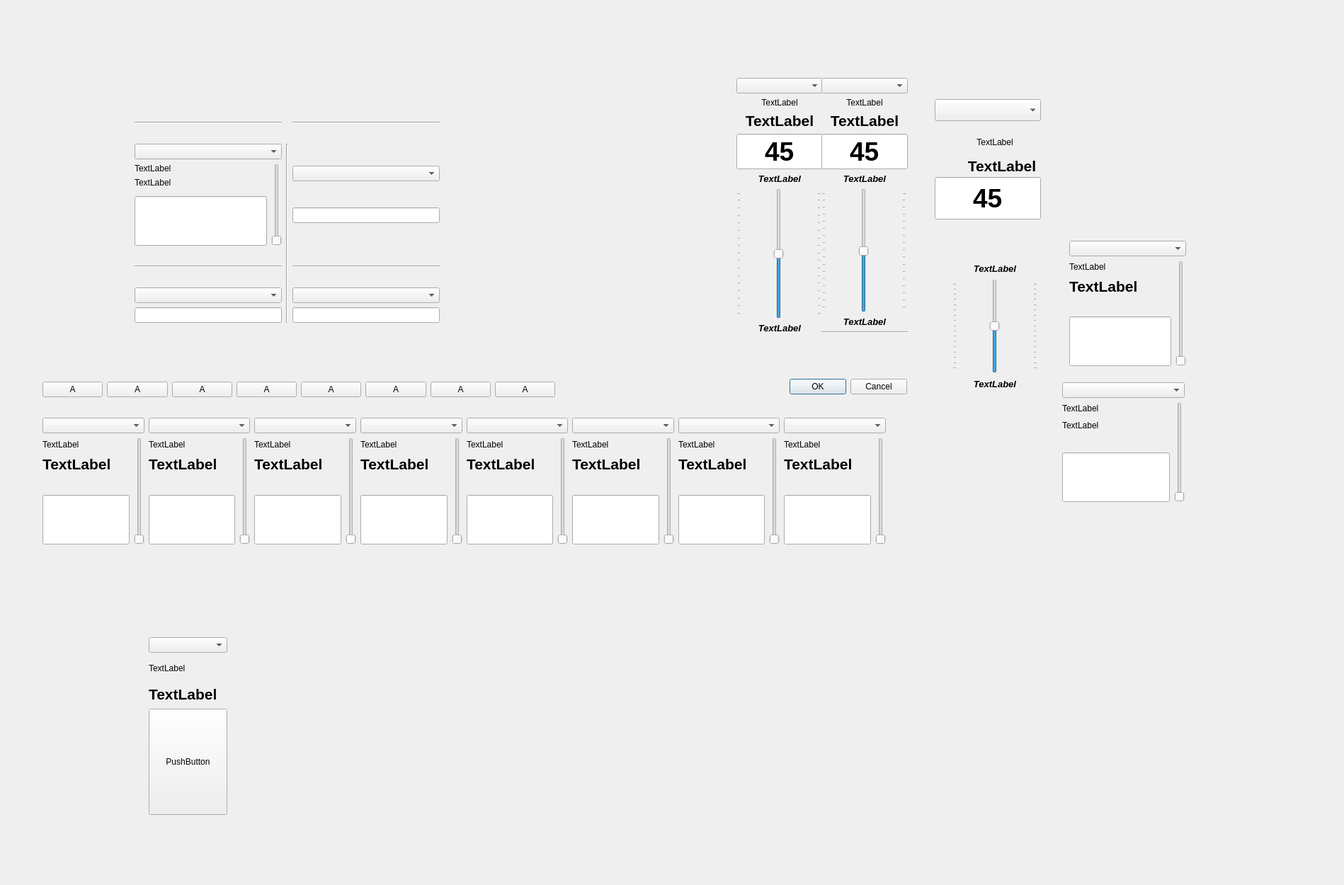
<?xml version="1.0" encoding="UTF-8"?>
<ui version="4.0">
 <class>sweepParamsWithExtCont</class>
 <widget class="QDialog" name="sweepParamsWithExtCont">
  <property name="geometry">
   <rect>
    <x>0</x>
    <y>0</y>
    <width>1898</width>
    <height>1250</height>
   </rect>
  </property>
  <property name="windowTitle">
   <string>Dialog</string>
  </property>
  <widget class="QDialogButtonBox" name="buttonBox">
   <property name="geometry">
    <rect>
     <x>940</x>
     <y>530</y>
     <width>341</width>
     <height>32</height>
    </rect>
   </property>
   <property name="orientation">
    <enum>Qt::Horizontal</enum>
   </property>
   <property name="standardButtons">
    <set>QDialogButtonBox::Cancel|QDialogButtonBox::Ok</set>
   </property>
  </widget>
  <widget class="QWidget" name="gridLayoutWidget">
   <property name="geometry">
    <rect>
     <x>190</x>
     <y>150</y>
     <width>431</width>
     <height>332</height>
    </rect>
   </property>
   <layout class="QGridLayout" name="gridLayout">
    <item row="4" column="0">
     <layout class="QGridLayout" name="gridLayout_3" rowstretch="0,0">
      <property name="horizontalSpacing">
       <number>0</number>
      </property>
      <property name="verticalSpacing">
       <number>6</number>
      </property>
      <item row="1" column="0">
       <widget class="QLineEdit" name="lineEdit_3"/>
      </item>
      <item row="0" column="0">
       <widget class="QComboBox" name="comboBox_3"/>
      </item>
     </layout>
    </item>
    <item row="4" column="2">
     <layout class="QGridLayout" name="gridLayout_5">
      <item row="1" column="0">
       <widget class="QLineEdit" name="lineEdit_5"/>
      </item>
      <item row="0" column="0">
       <widget class="QComboBox" name="comboBox_5"/>
      </item>
     </layout>
    </item>
    <item row="2" column="1" rowspan="3">
     <widget class="Line" name="line_3">
      <property name="orientation">
       <enum>Qt::Vertical</enum>
      </property>
     </widget>
    </item>
    <item row="2" column="2">
     <layout class="QGridLayout" name="gridLayout_4">
      <item row="0" column="0">
       <widget class="QComboBox" name="comboBox_4"/>
      </item>
      <item row="1" column="0">
       <widget class="QLineEdit" name="lineEdit_4"/>
      </item>
     </layout>
    </item>
    <item row="0" column="0">
     <widget class="Line" name="line_5">
      <property name="orientation">
       <enum>Qt::Horizontal</enum>
      </property>
     </widget>
    </item>
    <item row="2" column="0">
     <layout class="QGridLayout" name="gridLayout_2">
      <item row="1" column="0">
       <widget class="QLabel" name="label_2">
        <property name="text">
         <string>TextLabel</string>
        </property>
       </widget>
      </item>
      <item row="0" column="0" colspan="2">
       <widget class="QComboBox" name="comboBox_2"/>
      </item>
      <item row="2" column="0">
       <widget class="QLabel" name="label">
        <property name="text">
         <string>TextLabel</string>
        </property>
       </widget>
      </item>
      <item row="4" column="0">
       <widget class="QLineEdit" name="lineEdit_2">
        <property name="minimumSize">
         <size>
          <width>100</width>
          <height>70</height>
         </size>
        </property>
       </widget>
      </item>
      <item row="1" column="1" rowspan="4">
       <widget class="QSlider" name="verticalSlider">
        <property name="orientation">
         <enum>Qt::Vertical</enum>
        </property>
       </widget>
      </item>
     </layout>
    </item>
    <item row="3" column="0">
     <widget class="Line" name="line_4">
      <property name="orientation">
       <enum>Qt::Horizontal</enum>
      </property>
     </widget>
    </item>
    <item row="3" column="2">
     <widget class="Line" name="line_6">
      <property name="orientation">
       <enum>Qt::Horizontal</enum>
      </property>
     </widget>
    </item>
    <item row="0" column="2">
     <widget class="Line" name="line_7">
      <property name="orientation">
       <enum>Qt::Horizontal</enum>
      </property>
     </widget>
    </item>
   </layout>
  </widget>
  <widget class="QWidget" name="horizontalLayoutWidget">
   <property name="geometry">
    <rect>
     <x>60</x>
     <y>510</y>
     <width>724</width>
     <height>80</height>
    </rect>
   </property>
   <layout class="QHBoxLayout" name="horizontalLayout">
    <item>
     <widget class="QPushButton" name="pushButton_17">
      <property name="text">
       <string>A</string>
      </property>
     </widget>
    </item>
    <item>
     <widget class="QPushButton" name="pushButton_23">
      <property name="text">
       <string>A</string>
      </property>
     </widget>
    </item>
    <item>
     <widget class="QPushButton" name="pushButton_21">
      <property name="text">
       <string>A</string>
      </property>
     </widget>
    </item>
    <item>
     <widget class="QPushButton" name="pushButton_20">
      <property name="text">
       <string>A</string>
      </property>
     </widget>
    </item>
    <item>
     <widget class="QPushButton" name="pushButton_19">
      <property name="text">
       <string>A</string>
      </property>
     </widget>
    </item>
    <item>
     <widget class="QPushButton" name="pushButton_22">
      <property name="text">
       <string>A</string>
      </property>
     </widget>
    </item>
    <item>
     <widget class="QPushButton" name="pushButton_18">
      <property name="text">
       <string>A</string>
      </property>
     </widget>
    </item>
    <item>
     <widget class="QPushButton" name="pushButton_24">
      <property name="text">
       <string>A</string>
      </property>
     </widget>
    </item>
   </layout>
  </widget>
  <widget class="QWidget" name="verticalLayoutWidget">
   <property name="geometry">
    <rect>
     <x>1040</x>
     <y>110</y>
     <width>122</width>
     <height>361</height>
    </rect>
   </property>
   <layout class="QVBoxLayout" name="verticalLayout">
    <item>
     <widget class="QComboBox" name="comboBox_8"/>
    </item>
    <item>
     <widget class="QLabel" name="label_8">
      <property name="text">
       <string>TextLabel</string>
      </property>
      <property name="alignment">
       <set>Qt::AlignCenter</set>
      </property>
     </widget>
    </item>
    <item>
     <widget class="QLabel" name="label_16">
      <property name="font">
       <font>
        <pointsize>16</pointsize>
        <weight>75</weight>
        <bold>true</bold>
       </font>
      </property>
      <property name="text">
       <string>TextLabel</string>
      </property>
      <property name="scaledContents">
       <bool>true</bool>
      </property>
      <property name="alignment">
       <set>Qt::AlignCenter</set>
      </property>
      <property name="wordWrap">
       <bool>true</bool>
      </property>
     </widget>
    </item>
    <item>
     <widget class="QLineEditMod1" name="lineEdit_8">
      <property name="font">
       <font>
        <pointsize>28</pointsize>
        <weight>75</weight>
        <bold>true</bold>
       </font>
      </property>
      <property name="text">
       <string>45</string>
      </property>
      <property name="alignment">
       <set>Qt::AlignCenter</set>
      </property>
     </widget>
    </item>
    <item>
     <widget class="QLabel" name="label_32">
      <property name="font">
       <font>
        <pointsize>10</pointsize>
        <weight>75</weight>
        <italic>true</italic>
        <bold>true</bold>
       </font>
      </property>
      <property name="text">
       <string>TextLabel</string>
      </property>
      <property name="alignment">
       <set>Qt::AlignCenter</set>
      </property>
     </widget>
    </item>
    <item>
     <widget class="QSliderMod1" name="verticalSlider_8">
      <property name="minimumSize">
       <size>
        <width>120</width>
        <height>0</height>
       </size>
      </property>
      <property name="contextMenuPolicy">
       <enum>Qt::CustomContextMenu</enum>
      </property>
      <property name="minimum">
       <number>0</number>
      </property>
      <property name="maximum">
       <number>127</number>
      </property>
      <property name="singleStep">
       <number>3</number>
      </property>
      <property name="pageStep">
       <number>15</number>
      </property>
      <property name="value">
       <number>63</number>
      </property>
      <property name="sliderPosition">
       <number>63</number>
      </property>
      <property name="tracking">
       <bool>true</bool>
      </property>
      <property name="orientation">
       <enum>Qt::Vertical</enum>
      </property>
      <property name="tickPosition">
       <enum>QSlider::TicksBothSides</enum>
      </property>
      <property name="tickInterval">
       <number>8</number>
      </property>
     </widget>
    </item>
    <item>
     <widget class="QLabel" name="label_24">
      <property name="font">
       <font>
        <pointsize>10</pointsize>
        <weight>75</weight>
        <italic>true</italic>
        <bold>true</bold>
       </font>
      </property>
      <property name="text">
       <string>TextLabel</string>
      </property>
      <property name="alignment">
       <set>Qt::AlignCenter</set>
      </property>
     </widget>
    </item>
   </layout>
  </widget>
  <widget class="QWidget" name="verticalLayoutWidget_2">
   <property name="geometry">
    <rect>
     <x>1160</x>
     <y>110</y>
     <width>122</width>
     <height>361</height>
    </rect>
   </property>
   <layout class="QVBoxLayout" name="verticalLayout_2">
    <item>
     <widget class="QComboBox" name="comboBox_9"/>
    </item>
    <item>
     <widget class="QLabel" name="label_9">
      <property name="text">
       <string>TextLabel</string>
      </property>
      <property name="alignment">
       <set>Qt::AlignCenter</set>
      </property>
     </widget>
    </item>
    <item>
     <widget class="QLabel" name="label_17">
      <property name="font">
       <font>
        <pointsize>16</pointsize>
        <weight>75</weight>
        <bold>true</bold>
       </font>
      </property>
      <property name="text">
       <string>TextLabel</string>
      </property>
      <property name="scaledContents">
       <bool>true</bool>
      </property>
      <property name="alignment">
       <set>Qt::AlignCenter</set>
      </property>
      <property name="wordWrap">
       <bool>true</bool>
      </property>
     </widget>
    </item>
    <item>
     <widget class="QLineEditMod1" name="lineEdit_9">
      <property name="font">
       <font>
        <pointsize>28</pointsize>
        <weight>75</weight>
        <bold>true</bold>
       </font>
      </property>
      <property name="text">
       <string>45</string>
      </property>
      <property name="alignment">
       <set>Qt::AlignCenter</set>
      </property>
     </widget>
    </item>
    <item>
     <widget class="QLabel" name="label_33">
      <property name="font">
       <font>
        <pointsize>10</pointsize>
        <weight>75</weight>
        <italic>true</italic>
        <bold>true</bold>
       </font>
      </property>
      <property name="text">
       <string>TextLabel</string>
      </property>
      <property name="alignment">
       <set>Qt::AlignCenter</set>
      </property>
     </widget>
    </item>
    <item>
     <widget class="QSliderMod1" name="verticalSlider_9">
      <property name="minimumSize">
       <size>
        <width>120</width>
        <height>0</height>
       </size>
      </property>
      <property name="contextMenuPolicy">
       <enum>Qt::CustomContextMenu</enum>
      </property>
      <property name="minimum">
       <number>0</number>
      </property>
      <property name="maximum">
       <number>127</number>
      </property>
      <property name="singleStep">
       <number>3</number>
      </property>
      <property name="pageStep">
       <number>15</number>
      </property>
      <property name="value">
       <number>63</number>
      </property>
      <property name="sliderPosition">
       <number>63</number>
      </property>
      <property name="tracking">
       <bool>true</bool>
      </property>
      <property name="orientation">
       <enum>Qt::Vertical</enum>
      </property>
      <property name="tickPosition">
       <enum>QSlider::TicksBothSides</enum>
      </property>
      <property name="tickInterval">
       <number>8</number>
      </property>
     </widget>
    </item>
    <item>
     <widget class="QLabel" name="label_25">
      <property name="font">
       <font>
        <pointsize>10</pointsize>
        <weight>75</weight>
        <italic>true</italic>
        <bold>true</bold>
       </font>
      </property>
      <property name="text">
       <string>TextLabel</string>
      </property>
      <property name="alignment">
       <set>Qt::AlignCenter</set>
      </property>
     </widget>
    </item>
    <item>
     <widget class="Line" name="line">
      <property name="orientation">
       <enum>Qt::Horizontal</enum>
      </property>
     </widget>
    </item>
   </layout>
  </widget>
  <widget class="QWidget" name="verticalLayoutWidget_3">
   <property name="geometry">
    <rect>
     <x>760</x>
     <y>100</y>
     <width>171</width>
     <height>331</height>
    </rect>
   </property>
   <layout class="QVBoxLayout" name="verticalLayout_3"/>
  </widget>
  <widget class="QSliderMod1" name="verticalSlider_10">
   <property name="geometry">
    <rect>
     <x>1345</x>
     <y>394</y>
     <width>120</width>
     <height>133</height>
    </rect>
   </property>
   <property name="minimumSize">
    <size>
     <width>120</width>
     <height>0</height>
    </size>
   </property>
   <property name="contextMenuPolicy">
    <enum>Qt::CustomContextMenu</enum>
   </property>
   <property name="minimum">
    <number>0</number>
   </property>
   <property name="maximum">
    <number>127</number>
   </property>
   <property name="singleStep">
    <number>3</number>
   </property>
   <property name="pageStep">
    <number>15</number>
   </property>
   <property name="value">
    <number>63</number>
   </property>
   <property name="sliderPosition">
    <number>63</number>
   </property>
   <property name="tracking">
    <bool>true</bool>
   </property>
   <property name="orientation">
    <enum>Qt::Vertical</enum>
   </property>
   <property name="tickPosition">
    <enum>QSlider::TicksBothSides</enum>
   </property>
   <property name="tickInterval">
    <number>8</number>
   </property>
  </widget>
  <widget class="QLabel" name="label_34">
   <property name="geometry">
    <rect>
     <x>1330</x>
     <y>533</y>
     <width>150</width>
     <height>18</height>
    </rect>
   </property>
   <property name="font">
    <font>
     <pointsize>10</pointsize>
     <weight>75</weight>
     <italic>true</italic>
     <bold>true</bold>
    </font>
   </property>
   <property name="text">
    <string>TextLabel</string>
   </property>
   <property name="alignment">
    <set>Qt::AlignCenter</set>
   </property>
  </widget>
  <widget class="QLabel" name="label_26">
   <property name="geometry">
    <rect>
     <x>1330</x>
     <y>370</y>
     <width>150</width>
     <height>18</height>
    </rect>
   </property>
   <property name="font">
    <font>
     <pointsize>10</pointsize>
     <weight>75</weight>
     <italic>true</italic>
     <bold>true</bold>
    </font>
   </property>
   <property name="text">
    <string>TextLabel</string>
   </property>
   <property name="alignment">
    <set>Qt::AlignCenter</set>
   </property>
  </widget>
  <widget class="QLabel" name="label_10">
   <property name="geometry">
    <rect>
     <x>1330</x>
     <y>190</y>
     <width>150</width>
     <height>21</height>
    </rect>
   </property>
   <property name="text">
    <string>TextLabel</string>
   </property>
   <property name="alignment">
    <set>Qt::AlignCenter</set>
   </property>
  </widget>
  <widget class="QLabel" name="label_18">
   <property name="geometry">
    <rect>
     <x>1340</x>
     <y>220</y>
     <width>150</width>
     <height>29</height>
    </rect>
   </property>
   <property name="font">
    <font>
     <pointsize>16</pointsize>
     <weight>75</weight>
     <bold>true</bold>
    </font>
   </property>
   <property name="text">
    <string>TextLabel</string>
   </property>
   <property name="scaledContents">
    <bool>true</bool>
   </property>
   <property name="alignment">
    <set>Qt::AlignCenter</set>
   </property>
   <property name="wordWrap">
    <bool>true</bool>
   </property>
  </widget>
  <widget class="QLineEditMod1" name="lineEdit_10">
   <property name="geometry">
    <rect>
     <x>1320</x>
     <y>250</y>
     <width>150</width>
     <height>60</height>
    </rect>
   </property>
   <property name="font">
    <font>
     <pointsize>28</pointsize>
     <weight>75</weight>
     <bold>true</bold>
    </font>
   </property>
   <property name="text">
    <string>45</string>
   </property>
   <property name="alignment">
    <set>Qt::AlignCenter</set>
   </property>
  </widget>
  <widget class="QComboBox" name="comboBox_10">
   <property name="geometry">
    <rect>
     <x>1320</x>
     <y>140</y>
     <width>150</width>
     <height>31</height>
    </rect>
   </property>
  </widget>
  <widget class="QWidget" name="layoutWidget">
   <property name="geometry">
    <rect>
     <x>1500</x>
     <y>540</y>
     <width>173</width>
     <height>169</height>
    </rect>
   </property>
   <layout class="QGridLayout" name="gridLayout_6">
    <item row="0" column="0" colspan="2">
     <widget class="QComboBox" name="comboBox_6"/>
    </item>
    <item row="2" column="0">
     <widget class="QLabel" name="label_3">
      <property name="text">
       <string>TextLabel</string>
      </property>
     </widget>
    </item>
    <item row="4" column="0">
     <widget class="QLineEdit" name="lineEdit_6">
      <property name="minimumSize">
       <size>
        <width>100</width>
        <height>70</height>
       </size>
      </property>
     </widget>
    </item>
    <item row="1" column="0">
     <widget class="QLabel" name="label_4">
      <property name="text">
       <string>TextLabel</string>
      </property>
     </widget>
    </item>
    <item row="1" column="1" rowspan="4">
     <widget class="QSlider" name="verticalSlider_2">
      <property name="orientation">
       <enum>Qt::Vertical</enum>
      </property>
     </widget>
    </item>
   </layout>
  </widget>
  <widget class="QWidget" name="layoutWidget_9">
   <property name="geometry">
    <rect>
     <x>1510</x>
     <y>340</y>
     <width>165</width>
     <height>177</height>
    </rect>
   </property>
   <layout class="QGridLayout" name="standartKnob_9">
    <item row="4" column="0">
     <widget class="QLineEdit" name="lineEdit_11">
      <property name="minimumSize">
       <size>
        <width>100</width>
        <height>70</height>
       </size>
      </property>
     </widget>
    </item>
    <item row="1" column="0">
     <widget class="QLabel" name="blockLabel_9">
      <property name="text">
       <string>TextLabel</string>
      </property>
     </widget>
    </item>
    <item row="0" column="0" colspan="2">
     <widget class="QComboBox" name="comboBox_11"/>
    </item>
    <item row="1" column="1" rowspan="4">
     <widget class="QSlider" name="verticalSlider_11">
      <property name="orientation">
       <enum>Qt::Vertical</enum>
      </property>
     </widget>
    </item>
    <item row="2" column="0">
     <widget class="QLabel" name="effectLabel_9">
      <property name="font">
       <font>
        <pointsize>16</pointsize>
        <weight>75</weight>
        <bold>true</bold>
       </font>
      </property>
      <property name="text">
       <string>TextLabel</string>
      </property>
     </widget>
    </item>
   </layout>
  </widget>
  <widget class="QWidget" name="gridLayoutWidget_2">
   <property name="geometry">
    <rect>
     <x>60</x>
     <y>590</y>
     <width>1191</width>
     <height>179</height>
    </rect>
   </property>
   <layout class="QGridLayout" name="row8knobs">
    <item row="0" column="0">
     <layout class="QGridLayout" name="standartKnob_1">
      <item row="4" column="0">
       <widget class="QLineEditMod1" name="lineEdit_1">
        <property name="minimumSize">
         <size>
          <width>100</width>
          <height>70</height>
         </size>
        </property>
       </widget>
      </item>
      <item row="1" column="0">
       <widget class="QLabel" name="blockLabel_1">
        <property name="text">
         <string>TextLabel</string>
        </property>
       </widget>
      </item>
      <item row="2" column="0">
       <widget class="QLabel" name="effectLabel_1">
        <property name="font">
         <font>
          <pointsize>16</pointsize>
          <weight>75</weight>
          <bold>true</bold>
         </font>
        </property>
        <property name="text">
         <string>TextLabel</string>
        </property>
       </widget>
      </item>
      <item row="1" column="1" rowspan="4">
       <widget class="QSliderMod1" name="verticalSlider_1">
        <property name="orientation">
         <enum>Qt::Vertical</enum>
        </property>
       </widget>
      </item>
      <item row="0" column="0" colspan="2">
       <widget class="QComboBox" name="comboBox_1"/>
      </item>
     </layout>
    </item>
    <item row="0" column="5">
     <layout class="QGridLayout" name="standartKnob_6">
      <item row="4" column="0">
       <widget class="QLineEditMod1" name="lineEdit_7">
        <property name="minimumSize">
         <size>
          <width>100</width>
          <height>70</height>
         </size>
        </property>
       </widget>
      </item>
      <item row="1" column="0">
       <widget class="QLabel" name="blockLabel_6">
        <property name="text">
         <string>TextLabel</string>
        </property>
       </widget>
      </item>
      <item row="0" column="0" colspan="2">
       <widget class="QComboBox" name="comboBox_7"/>
      </item>
      <item row="1" column="1" rowspan="4">
       <widget class="QSliderMod1" name="verticalSlider_6">
        <property name="orientation">
         <enum>Qt::Vertical</enum>
        </property>
       </widget>
      </item>
      <item row="2" column="0">
       <widget class="QLabel" name="effectLabel_6">
        <property name="font">
         <font>
          <pointsize>16</pointsize>
          <weight>75</weight>
          <bold>true</bold>
         </font>
        </property>
        <property name="text">
         <string>TextLabel</string>
        </property>
       </widget>
      </item>
     </layout>
    </item>
    <item row="0" column="7">
     <layout class="QGridLayout" name="standartKnob_8">
      <item row="4" column="0">
       <widget class="QLineEditMod1" name="lineEdit_12">
        <property name="minimumSize">
         <size>
          <width>100</width>
          <height>70</height>
         </size>
        </property>
       </widget>
      </item>
      <item row="1" column="0">
       <widget class="QLabel" name="blockLabel_8">
        <property name="text">
         <string>TextLabel</string>
        </property>
       </widget>
      </item>
      <item row="0" column="0" colspan="2">
       <widget class="QComboBox" name="comboBox_12"/>
      </item>
      <item row="2" column="0">
       <widget class="QLabel" name="effectLabel_8">
        <property name="font">
         <font>
          <pointsize>16</pointsize>
          <weight>75</weight>
          <bold>true</bold>
         </font>
        </property>
        <property name="text">
         <string>TextLabel</string>
        </property>
       </widget>
      </item>
      <item row="1" column="1" rowspan="4">
       <widget class="QSliderMod1" name="verticalSlider_12">
        <property name="orientation">
         <enum>Qt::Vertical</enum>
        </property>
       </widget>
      </item>
     </layout>
    </item>
    <item row="0" column="6">
     <layout class="QGridLayout" name="standartKnob_7">
      <item row="4" column="0">
       <widget class="QLineEditMod1" name="lineEdit_13">
        <property name="minimumSize">
         <size>
          <width>100</width>
          <height>70</height>
         </size>
        </property>
       </widget>
      </item>
      <item row="1" column="0">
       <widget class="QLabel" name="label_5">
        <property name="text">
         <string>TextLabel</string>
        </property>
       </widget>
      </item>
      <item row="0" column="0" colspan="2">
       <widget class="QComboBox" name="comboBox_13"/>
      </item>
      <item row="1" column="1" rowspan="4">
       <widget class="QSliderMod1" name="verticalSlider_7">
        <property name="orientation">
         <enum>Qt::Vertical</enum>
        </property>
       </widget>
      </item>
      <item row="2" column="0">
       <widget class="QLabel" name="effectLabel_7">
        <property name="font">
         <font>
          <pointsize>16</pointsize>
          <weight>75</weight>
          <bold>true</bold>
         </font>
        </property>
        <property name="text">
         <string>TextLabel</string>
        </property>
       </widget>
      </item>
     </layout>
    </item>
    <item row="0" column="1">
     <layout class="QGridLayout" name="standartKnob_2">
      <item row="4" column="0">
       <widget class="QLineEditMod1" name="lineEdit_14">
        <property name="minimumSize">
         <size>
          <width>100</width>
          <height>70</height>
         </size>
        </property>
       </widget>
      </item>
      <item row="1" column="0">
       <widget class="QLabel" name="blockLabel_2">
        <property name="text">
         <string>TextLabel</string>
        </property>
       </widget>
      </item>
      <item row="0" column="0" colspan="2">
       <widget class="QComboBox" name="comboBox_14"/>
      </item>
      <item row="1" column="1" rowspan="4">
       <widget class="QSliderMod1" name="verticalSlider_3">
        <property name="orientation">
         <enum>Qt::Vertical</enum>
        </property>
       </widget>
      </item>
      <item row="2" column="0">
       <widget class="QLabel" name="effectLabel_2">
        <property name="font">
         <font>
          <pointsize>16</pointsize>
          <weight>75</weight>
          <bold>true</bold>
         </font>
        </property>
        <property name="text">
         <string>TextLabel</string>
        </property>
       </widget>
      </item>
     </layout>
    </item>
    <item row="0" column="2">
     <layout class="QGridLayout" name="standartKnob_3">
      <item row="4" column="0">
       <widget class="QLineEditMod1" name="lineEdit_15">
        <property name="minimumSize">
         <size>
          <width>100</width>
          <height>70</height>
         </size>
        </property>
       </widget>
      </item>
      <item row="1" column="0">
       <widget class="QLabel" name="blockLabel_3">
        <property name="text">
         <string>TextLabel</string>
        </property>
       </widget>
      </item>
      <item row="0" column="0" colspan="2">
       <widget class="QComboBox" name="comboBox_15"/>
      </item>
      <item row="1" column="1" rowspan="4">
       <widget class="QSliderMod1" name="verticalSlider_4">
        <property name="orientation">
         <enum>Qt::Vertical</enum>
        </property>
       </widget>
      </item>
      <item row="2" column="0">
       <widget class="QLabel" name="effectLabel_3">
        <property name="font">
         <font>
          <pointsize>16</pointsize>
          <weight>75</weight>
          <bold>true</bold>
         </font>
        </property>
        <property name="text">
         <string>TextLabel</string>
        </property>
       </widget>
      </item>
     </layout>
    </item>
    <item row="0" column="4">
     <layout class="QGridLayout" name="standartKnob_5">
      <item row="4" column="0">
       <widget class="QLineEditMod1" name="lineEdit_16">
        <property name="minimumSize">
         <size>
          <width>100</width>
          <height>70</height>
         </size>
        </property>
       </widget>
      </item>
      <item row="1" column="0">
       <widget class="QLabel" name="blockLabel_5">
        <property name="text">
         <string>TextLabel</string>
        </property>
       </widget>
      </item>
      <item row="0" column="0" colspan="2">
       <widget class="QComboBox" name="comboBox_16"/>
      </item>
      <item row="1" column="1" rowspan="4">
       <widget class="QSliderMod1" name="verticalSlider_5">
        <property name="orientation">
         <enum>Qt::Vertical</enum>
        </property>
       </widget>
      </item>
      <item row="2" column="0">
       <widget class="QLabel" name="effectLabel_5">
        <property name="font">
         <font>
          <pointsize>16</pointsize>
          <weight>75</weight>
          <bold>true</bold>
         </font>
        </property>
        <property name="text">
         <string>TextLabel</string>
        </property>
       </widget>
      </item>
     </layout>
    </item>
    <item row="0" column="3">
     <layout class="QGridLayout" name="standartKnob_4">
      <item row="4" column="0">
       <widget class="QLineEditMod1" name="lineEdit_17">
        <property name="minimumSize">
         <size>
          <width>100</width>
          <height>70</height>
         </size>
        </property>
       </widget>
      </item>
      <item row="1" column="0">
       <widget class="QLabel" name="blockLabel_4">
        <property name="text">
         <string>TextLabel</string>
        </property>
       </widget>
      </item>
      <item row="0" column="0" colspan="2">
       <widget class="QComboBox" name="comboBox_17"/>
      </item>
      <item row="1" column="1" rowspan="4">
       <widget class="QSliderMod1" name="verticalSlider_13">
        <property name="orientation">
         <enum>Qt::Vertical</enum>
        </property>
       </widget>
      </item>
      <item row="2" column="0">
       <widget class="QLabel" name="effectLabel_4">
        <property name="font">
         <font>
          <pointsize>16</pointsize>
          <weight>75</weight>
          <bold>true</bold>
         </font>
        </property>
        <property name="text">
         <string>TextLabel</string>
        </property>
       </widget>
      </item>
     </layout>
    </item>
   </layout>
  </widget>
  <widget class="QWidget" name="verticalLayoutWidget_4">
   <property name="geometry">
    <rect>
     <x>210</x>
     <y>900</y>
     <width>111</width>
     <height>251</height>
    </rect>
   </property>
   <layout class="QVBoxLayout" name="verticalLayout_4">
    <item>
     <widget class="QComboBox" name="comboBox_18"/>
    </item>
    <item>
     <widget class="QLabel" name="blockLabel_7">
      <property name="text">
       <string>TextLabel</string>
      </property>
     </widget>
    </item>
    <item>
     <widget class="QLabel" name="effectLabel_10">
      <property name="font">
       <font>
        <pointsize>16</pointsize>
        <weight>75</weight>
        <bold>true</bold>
       </font>
      </property>
      <property name="text">
       <string>TextLabel</string>
      </property>
     </widget>
    </item>
    <item>
     <widget class="QPushButton" name="pushButton">
      <property name="minimumSize">
       <size>
        <width>0</width>
        <height>150</height>
       </size>
      </property>
      <property name="text">
       <string>PushButton</string>
      </property>
     </widget>
    </item>
   </layout>
  </widget>
 </widget>
 <customwidgets>
  <customwidget>
   <class>QSliderMod1</class>
   <extends>QSlider</extends>
   <header>qslidermod1.h</header>
   <slots>
    <slot>setValueFromText(QString)</slot>
   </slots>
  </customwidget>
  <customwidget>
   <class>QLineEditMod1</class>
   <extends>QLineEdit</extends>
   <header>qlineeditmod1.h</header>
   <slots>
    <slot>setTextFromInt(int)</slot>
   </slots>
  </customwidget>
 </customwidgets>
 <resources/>
 <connections>
  <connection>
   <sender>buttonBox</sender>
   <signal>accepted()</signal>
   <receiver>sweepParamsWithExtCont</receiver>
   <slot>accept()</slot>
   <hints>
    <hint type="sourcelabel">
     <x>248</x>
     <y>254</y>
    </hint>
    <hint type="destinationlabel">
     <x>157</x>
     <y>274</y>
    </hint>
   </hints>
  </connection>
  <connection>
   <sender>buttonBox</sender>
   <signal>rejected()</signal>
   <receiver>sweepParamsWithExtCont</receiver>
   <slot>reject()</slot>
   <hints>
    <hint type="sourcelabel">
     <x>316</x>
     <y>260</y>
    </hint>
    <hint type="destinationlabel">
     <x>286</x>
     <y>274</y>
    </hint>
   </hints>
  </connection>
 </connections>
</ui>
